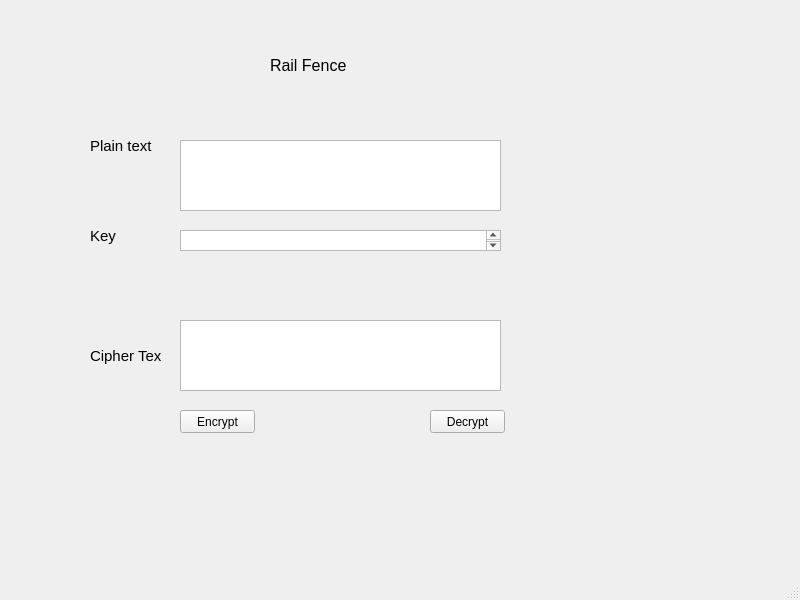
<?xml version="1.0" encoding="UTF-8"?>
<ui version="4.0">
 <class>MainWindow</class>
 <widget class="QMainWindow" name="MainWindow">
  <property name="geometry">
   <rect>
    <x>0</x>
    <y>0</y>
    <width>800</width>
    <height>600</height>
   </rect>
  </property>
  <property name="windowTitle">
   <string>MainWindow</string>
  </property>
  <widget class="QWidget" name="centralwidget">
   <widget class="QLabel" name="label_4">
    <property name="geometry">
     <rect>
      <x>90</x>
      <y>340</y>
      <width>71</width>
      <height>31</height>
     </rect>
    </property>
    <property name="font">
     <font>
      <pointsize>11</pointsize>
     </font>
    </property>
    <property name="text">
     <string>Cipher Text</string>
    </property>
   </widget>
   <widget class="QLabel" name="label_2">
    <property name="geometry">
     <rect>
      <x>90</x>
      <y>130</y>
      <width>71</width>
      <height>31</height>
     </rect>
    </property>
    <property name="font">
     <font>
      <pointsize>11</pointsize>
     </font>
    </property>
    <property name="text">
     <string>Plain text</string>
    </property>
   </widget>
   <widget class="QLabel" name="label_3">
    <property name="geometry">
     <rect>
      <x>90</x>
      <y>220</y>
      <width>71</width>
      <height>31</height>
     </rect>
    </property>
    <property name="font">
     <font>
      <pointsize>11</pointsize>
     </font>
    </property>
    <property name="text">
     <string>Key</string>
    </property>
   </widget>
   <widget class="QPlainTextEdit" name="txt_plain_text">
    <property name="geometry">
     <rect>
      <x>180</x>
      <y>140</y>
      <width>321</width>
      <height>71</height>
     </rect>
    </property>
   </widget>
   <widget class="QPlainTextEdit" name="txt_cipher_text">
    <property name="geometry">
     <rect>
      <x>180</x>
      <y>320</y>
      <width>321</width>
      <height>71</height>
     </rect>
    </property>
   </widget>
   <widget class="QTextEdit" name="txt_key">
    <property name="geometry">
     <rect>
      <x>180</x>
      <y>230</y>
      <width>321</width>
      <height>21</height>
     </rect>
    </property>
   </widget>
   <widget class="QLabel" name="label">
    <property name="geometry">
     <rect>
      <x>270</x>
      <y>40</y>
      <width>111</width>
      <height>51</height>
     </rect>
    </property>
    <property name="font">
     <font>
      <pointsize>12</pointsize>
     </font>
    </property>
    <property name="text">
     <string>Rail Fence</string>
    </property>
   </widget>
   <widget class="QPushButton" name="btn_encrypt">
    <property name="geometry">
     <rect>
      <x>180</x>
      <y>410</y>
      <width>75</width>
      <height>23</height>
     </rect>
    </property>
    <property name="text">
     <string>Encrypt</string>
    </property>
   </widget>
   <widget class="QPushButton" name="btn_decrypt">
    <property name="geometry">
     <rect>
      <x>430</x>
      <y>410</y>
      <width>75</width>
      <height>23</height>
     </rect>
    </property>
    <property name="text">
     <string>Decrypt</string>
    </property>
   </widget>
  </widget>
  <widget class="QMenuBar" name="menubar">
   <property name="geometry">
    <rect>
     <x>0</x>
     <y>0</y>
     <width>800</width>
     <height>21</height>
    </rect>
   </property>
  </widget>
  <widget class="QStatusBar" name="statusbar"/>
 </widget>
 <resources/>
 <connections/>
</ui>
